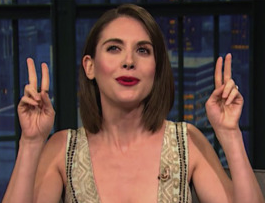
#> input picture test_images/example.png, 265 x 203 px
$ python -i cut_out_face.py   (imports and definitions only)
#> lines starting #> are read from the running program, lines starting #| are printed output that depends on the picture
#> further down, picture is the input picture: PIL image 265x203 RGBA; mean R, G, B, A 101.3, 74.8, 67.5, 255
import cv2
from PIL import Image
import numpy as np

# Solo usamos el clasificador frontal por defecto
face_cascade = cv2.CascadeClassifier(cv2.data.haarcascades + 'haarcascade_frontalface_default.xml')

def cut_out_face(image: Image.Image) -> Image.Image:
    # Convertir PIL.Image a array de OpenCV
    img = np.array(image.convert('RGB'))
    img_cv = cv2.cvtColor(img, cv2.COLOR_RGB2BGR)
    gray = cv2.cvtColor(img_cv, cv2.COLOR_BGR2GRAY)
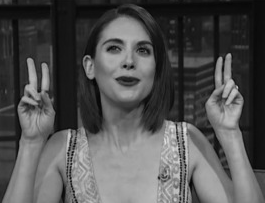
#> gray: shape (203, 265); min 3, max 224, mean 81.9

    # Detectar rostros
    faces = face_cascade.detectMultiScale(
        gray,
        scaleFactor=1.3,
        minNeighbors=4,
        minSize=(30, 30),
        maxSize=(400, 400)
    )
#> faces = [[206, 85, 43, 43], [88, 19, 78, 78]]

    # Si se detecta al menos un rostro, recortamos el primero
    if len(faces) > 0:
        x, y, w, h = faces[0]
#> x = 206; y = 85; w = 43; h = 43
        # Margen adicional (por ejemplo, 10% del ancho y alto)
        margin_x = int(w * 0.0)
#> margin_x = 0
        margin_y = int(h * 0.0)
#> margin_y = 0

        # Nuevas coordenadas con margen, asegurando que no se salgan de la imagen
        x1 = max(x - margin_x, 0)
#> x1 = 206
        y1 = max(y - margin_y, 0)
#> y1 = 85
        x2 = min(x + w + margin_x, img_cv.shape[1])
#> x2 = 249
        y2 = min(y + h + margin_y, img_cv.shape[0])
#> y2 = 128

        recorte = img_cv[y1:y2, x1:x2]
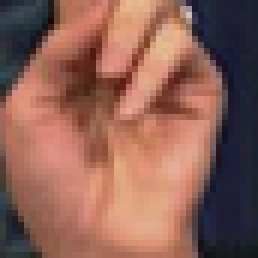
#> recorte: shape (43, 43, 3) (shown 6 times larger); mean B, G, R 85.6, 96.9, 141.7
        return Image.fromarray(cv2.cvtColor(recorte, cv2.COLOR_BGR2RGB))

    # Si no se detecta rostro, retornamos la imagen original
    return image

>>> from PIL import Image
>>> picture = Image.open('../../test_images/example.png')
>>> result = cut_out_face(picture)
